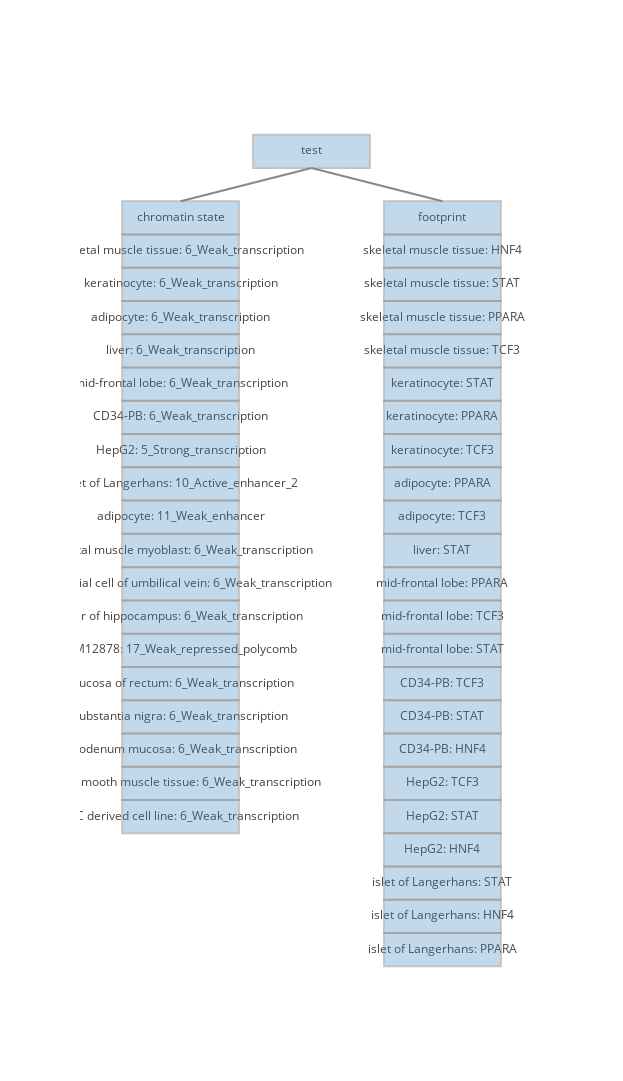

The code cell stored with this chart in its notebook:
### Code cell
iplot(make_graph(var_data=thing, var_name="test",box_height=4))

### Figure 1 — Plotly figure (JSON) as saved in the notebook; plotly's stock layout.template omitted (floating-point values rounded to 4 significant figures)
{"data": [{"hoverinfo": "closest", "marker": {"color": [], "line": {"width": 10}, "opacity": 0, "size": 10}, "mode": "markers+text", "text": ["test", "chromatin state", "skeletal muscle tissue: 6_Weak_transcription", "keratinocyte: 6_Weak_transcription", "adipocyte: 6_Weak_transcription", "liver: 6_Weak_transcription", "mid-frontal lobe: 6_Weak_transcription", "CD34-PB: 6_Weak_transcription", "HepG2: 5_Strong_transcription", "islet of Langerhans: 10_Active_enhancer_2", "adipocyte: 11_Weak_enhancer", "skeletal muscle myoblast: 6_Weak_transcription", "endothelial cell of umbilical vein: 6_Weak_transcription", "layer of hippocampus: 6_Weak_transcription", "GM12878: 17_Weak_repressed_polycomb", "mucosa of rectum: 6_Weak_transcription", "substantia nigra: 6_Weak_transcription", "duodenum mucosa: 6_Weak_transcription", "rectal smooth muscle tissue: 6_Weak_transcription", "ESC derived cell line: 6_Weak_transcription", "footprint", "skeletal muscle tissue: HNF4", "skeletal muscle tissue: STAT", "skeletal muscle tissue: PPARA", "skeletal muscle tissue: TCF3", "keratinocyte: STAT", "keratinocyte: PPARA", "keratinocyte: TCF3", "adipocyte: PPARA", "adipocyte: TCF3", "liver: STAT", "mid-frontal lobe: PPARA", "mid-frontal lobe: TCF3", "mid-frontal lobe: STAT", "CD34-PB: TCF3", "CD34-PB: STAT", "CD34-PB: HNF4", "HepG2: TCF3", "HepG2: STAT", "HepG2: HNF4", "islet of Langerhans: STAT", "islet of Langerhans: HNF4", "islet of Langerhans: PPARA"], "type": "scatter", "x": [50, 4, 4, 4, 4, 4, 4, 4, 4, 4, 4, 4, 4, 4, 4, 4, 4, 4, 4, 4, 96, 96, 96, 96, 96, 96, 96, 96, 96, 96, 96, 96, 96, 96, 96, 96, 96, 96, 96, 96, 96, 96, 96, -21, 121], "y": [100, 92, 88, 84, 80, 76, 72, 68, 64, 60, 56, 52, 48, 44, 40, 36, 32, 28, 24, 20, 92, 88, 84, 80, 76, 72, 68, 64, 60, 56, 52, 48, 44, 40, 36, 32, 28, 24, 20, 16, 12, 8, 4, 4, 100]}, {"hoverinfo": "none", "line": {"color": "#888", "width": 2}, "mode": "lines", "type": "scatter", "x": [50, 4, null, 50, 96, null], "y": [98, 94, null, 98, 94, null]}], "layout": {"height": 1082.0, "shapes": [{"fillcolor": "rgba(55, 128, 191, 0.6)", "line": {"color": "#888", "width": 2}, "opacity": 0.5, "type": "rect", "x0": 29.5, "x1": 70.5, "xref": "x", "y0": 98, "y1": 102, "yref": "y"}, {"fillcolor": "rgba(55, 128, 191, 0.6)", "line": {"color": "#888", "width": 2}, "opacity": 0.5, "type": "rect", "x0": -16.5, "x1": 24.5, "xref": "x", "y0": 90, "y1": 94, "yref": "y"}, {"fillcolor": "rgba(55, 128, 191, 0.6)", "line": {"color": "#888", "width": 2}, "opacity": 0.5, "type": "rect", "x0": -16.5, "x1": 24.5, "xref": "x", "y0": 86, "y1": 90, "yref": "y"}, {"fillcolor": "rgba(55, 128, 191, 0.6)", "line": {"color": "#888", "width": 2}, "opacity": 0.5, "type": "rect", "x0": -16.5, "x1": 24.5, "xref": "x", "y0": 82, "y1": 86, "yref": "y"}, {"fillcolor": "rgba(55, 128, 191, 0.6)", "line": {"color": "#888", "width": 2}, "opacity": 0.5, "type": "rect", "x0": -16.5, "x1": 24.5, "xref": "x", "y0": 78, "y1": 82, "yref": "y"}, {"fillcolor": "rgba(55, 128, 191, 0.6)", "line": {"color": "#888", "width": 2}, "opacity": 0.5, "type": "rect", "x0": -16.5, "x1": 24.5, "xref": "x", "y0": 74, "y1": 78, "yref": "y"}, {"fillcolor": "rgba(55, 128, 191, 0.6)", "line": {"color": "#888", "width": 2}, "opacity": 0.5, "type": "rect", "x0": -16.5, "x1": 24.5, "xref": "x", "y0": 70, "y1": 74, "yref": "y"}, {"fillcolor": "rgba(55, 128, 191, 0.6)", "line": {"color": "#888", "width": 2}, "opacity": 0.5, "type": "rect", "x0": -16.5, "x1": 24.5, "xref": "x", "y0": 66, "y1": 70, "yref": "y"}, {"fillcolor": "rgba(55, 128, 191, 0.6)", "line": {"color": "#888", "width": 2}, "opacity": 0.5, "type": "rect", "x0": -16.5, "x1": 24.5, "xref": "x", "y0": 62, "y1": 66, "yref": "y"}, {"fillcolor": "rgba(55, 128, 191, 0.6)", "line": {"color": "#888", "width": 2}, "opacity": 0.5, "type": "rect", "x0": -16.5, "x1": 24.5, "xref": "x", "y0": 58, "y1": 62, "yref": "y"}, {"fillcolor": "rgba(55, 128, 191, 0.6)", "line": {"color": "#888", "width": 2}, "opacity": 0.5, "type": "rect", "x0": -16.5, "x1": 24.5, "xref": "x", "y0": 54, "y1": 58, "yref": "y"}, {"fillcolor": "rgba(55, 128, 191, 0.6)", "line": {"color": "#888", "width": 2}, "opacity": 0.5, "type": "rect", "x0": -16.5, "x1": 24.5, "xref": "x", "y0": 50, "y1": 54, "yref": "y"}, {"fillcolor": "rgba(55, 128, 191, 0.6)", "line": {"color": "#888", "width": 2}, "opacity": 0.5, "type": "rect", "x0": -16.5, "x1": 24.5, "xref": "x", "y0": 46, "y1": 50, "yref": "y"}, {"fillcolor": "rgba(55, 128, 191, 0.6)", "line": {"color": "#888", "width": 2}, "opacity": 0.5, "type": "rect", "x0": -16.5, "x1": 24.5, "xref": "x", "y0": 42, "y1": 46, "yref": "y"}, {"fillcolor": "rgba(55, 128, 191, 0.6)", "line": {"color": "#888", "width": 2}, "opacity": 0.5, "type": "rect", "x0": -16.5, "x1": 24.5, "xref": "x", "y0": 38, "y1": 42, "yref": "y"}, {"fillcolor": "rgba(55, 128, 191, 0.6)", "line": {"color": "#888", "width": 2}, "opacity": 0.5, "type": "rect", "x0": -16.5, "x1": 24.5, "xref": "x", "y0": 34, "y1": 38, "yref": "y"}, {"fillcolor": "rgba(55, 128, 191, 0.6)", "line": {"color": "#888", "width": 2}, "opacity": 0.5, "type": "rect", "x0": -16.5, "x1": 24.5, "xref": "x", "y0": 30, "y1": 34, "yref": "y"}, {"fillcolor": "rgba(55, 128, 191, 0.6)", "line": {"color": "#888", "width": 2}, "opacity": 0.5, "type": "rect", "x0": -16.5, "x1": 24.5, "xref": "x", "y0": 26, "y1": 30, "yref": "y"}, {"fillcolor": "rgba(55, 128, 191, 0.6)", "line": {"color": "#888", "width": 2}, "opacity": 0.5, "type": "rect", "x0": -16.5, "x1": 24.5, "xref": "x", "y0": 22, "y1": 26, "yref": "y"}, {"fillcolor": "rgba(55, 128, 191, 0.6)", "line": {"color": "#888", "width": 2}, "opacity": 0.5, "type": "rect", "x0": -16.5, "x1": 24.5, "xref": "x", "y0": 18, "y1": 22, "yref": "y"}, {"fillcolor": "rgba(55, 128, 191, 0.6)", "line": {"color": "#888", "width": 2}, "opacity": 0.5, "type": "rect", "x0": 75.5, "x1": 116.5, "xref": "x", "y0": 90, "y1": 94, "yref": "y"}, {"fillcolor": "rgba(55, 128, 191, 0.6)", "line": {"color": "#888", "width": 2}, "opacity": 0.5, "type": "rect", "x0": 75.5, "x1": 116.5, "xref": "x", "y0": 86, "y1": 90, "yref": "y"}, {"fillcolor": "rgba(55, 128, 191, 0.6)", "line": {"color": "#888", "width": 2}, "opacity": 0.5, "type": "rect", "x0": 75.5, "x1": 116.5, "xref": "x", "y0": 82, "y1": 86, "yref": "y"}, {"fillcolor": "rgba(55, 128, 191, 0.6)", "line": {"color": "#888", "width": 2}, "opacity": 0.5, "type": "rect", "x0": 75.5, "x1": 116.5, "xref": "x", "y0": 78, "y1": 82, "yref": "y"}, {"fillcolor": "rgba(55, 128, 191, 0.6)", "line": {"color": "#888", "width": 2}, "opacity": 0.5, "type": "rect", "x0": 75.5, "x1": 116.5, "xref": "x", "y0": 74, "y1": 78, "yref": "y"}, {"fillcolor": "rgba(55, 128, 191, 0.6)", "line": {"color": "#888", "width": 2}, "opacity": 0.5, "type": "rect", "x0": 75.5, "x1": 116.5, "xref": "x", "y0": 70, "y1": 74, "yref": "y"}, {"fillcolor": "rgba(55, 128, 191, 0.6)", "line": {"color": "#888", "width": 2}, "opacity": 0.5, "type": "rect", "x0": 75.5, "x1": 116.5, "xref": "x", "y0": 66, "y1": 70, "yref": "y"}, {"fillcolor": "rgba(55, 128, 191, 0.6)", "line": {"color": "#888", "width": 2}, "opacity": 0.5, "type": "rect", "x0": 75.5, "x1": 116.5, "xref": "x", "y0": 62, "y1": 66, "yref": "y"}, {"fillcolor": "rgba(55, 128, 191, 0.6)", "line": {"color": "#888", "width": 2}, "opacity": 0.5, "type": "rect", "x0": 75.5, "x1": 116.5, "xref": "x", "y0": 58, "y1": 62, "yref": "y"}, {"fillcolor": "rgba(55, 128, 191, 0.6)", "line": {"color": "#888", "width": 2}, "opacity": 0.5, "type": "rect", "x0": 75.5, "x1": 116.5, "xref": "x", "y0": 54, "y1": 58, "yref": "y"}, {"fillcolor": "rgba(55, 128, 191, 0.6)", "line": {"color": "#888", "width": 2}, "opacity": 0.5, "type": "rect", "x0": 75.5, "x1": 116.5, "xref": "x", "y0": 50, "y1": 54, "yref": "y"}, {"fillcolor": "rgba(55, 128, 191, 0.6)", "line": {"color": "#888", "width": 2}, "opacity": 0.5, "type": "rect", "x0": 75.5, "x1": 116.5, "xref": "x", "y0": 46, "y1": 50, "yref": "y"}, {"fillcolor": "rgba(55, 128, 191, 0.6)", "line": {"color": "#888", "width": 2}, "opacity": 0.5, "type": "rect", "x0": 75.5, "x1": 116.5, "xref": "x", "y0": 42, "y1": 46, "yref": "y"}, {"fillcolor": "rgba(55, 128, 191, 0.6)", "line": {"color": "#888", "width": 2}, "opacity": 0.5, "type": "rect", "x0": 75.5, "x1": 116.5, "xref": "x", "y0": 38, "y1": 42, "yref": "y"}, {"fillcolor": "rgba(55, 128, 191, 0.6)", "line": {"color": "#888", "width": 2}, "opacity": 0.5, "type": "rect", "x0": 75.5, "x1": 116.5, "xref": "x", "y0": 34, "y1": 38, "yref": "y"}, {"fillcolor": "rgba(55, 128, 191, 0.6)", "line": {"color": "#888", "width": 2}, "opacity": 0.5, "type": "rect", "x0": 75.5, "x1": 116.5, "xref": "x", "y0": 30, "y1": 34, "yref": "y"}, {"fillcolor": "rgba(55, 128, 191, 0.6)", "line": {"color": "#888", "width": 2}, "opacity": 0.5, "type": "rect", "x0": 75.5, "x1": 116.5, "xref": "x", "y0": 26, "y1": 30, "yref": "y"}, {"fillcolor": "rgba(55, 128, 191, 0.6)", "line": {"color": "#888", "width": 2}, "opacity": 0.5, "type": "rect", "x0": 75.5, "x1": 116.5, "xref": "x", "y0": 22, "y1": 26, "yref": "y"}, {"fillcolor": "rgba(55, 128, 191, 0.6)", "line": {"color": "#888", "width": 2}, "opacity": 0.5, "type": "rect", "x0": 75.5, "x1": 116.5, "xref": "x", "y0": 18, "y1": 22, "yref": "y"}, {"fillcolor": "rgba(55, 128, 191, 0.6)", "line": {"color": "#888", "width": 2}, "opacity": 0.5, "type": "rect", "x0": 75.5, "x1": 116.5, "xref": "x", "y0": 14, "y1": 18, "yref": "y"}, {"fillcolor": "rgba(55, 128, 191, 0.6)", "line": {"color": "#888", "width": 2}, "opacity": 0.5, "type": "rect", "x0": 75.5, "x1": 116.5, "xref": "x", "y0": 10, "y1": 14, "yref": "y"}, {"fillcolor": "rgba(55, 128, 191, 0.6)", "line": {"color": "#888", "width": 2}, "opacity": 0.5, "type": "rect", "x0": 75.5, "x1": 116.5, "xref": "x", "y0": 6, "y1": 10, "yref": "y"}, {"fillcolor": "rgba(55, 128, 191, 0.6)", "line": {"color": "#888", "width": 2}, "opacity": 0.5, "type": "rect", "x0": 75.5, "x1": 116.5, "xref": "x", "y0": 2, "y1": 6, "yref": "y"}], "showlegend": false, "width": 623.8, "xaxis": {"showgrid": false, "showline": false, "showticklabels": false, "ticks": "", "zeroline": false}, "yaxis": {"showgrid": false, "showline": false, "showticklabels": false, "ticks": "", "zeroline": false}}}
